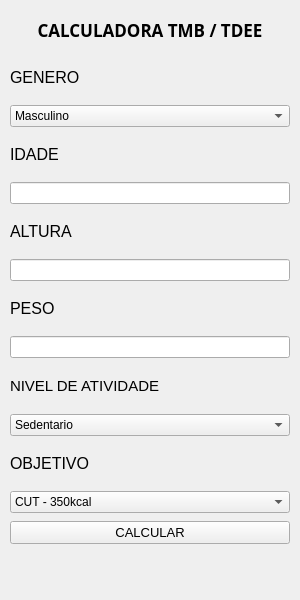
<?xml version="1.0" encoding="UTF-8"?>
<ui version="4.0">
 <class>Calculadora_TMB_TDEE</class>
 <widget class="QWidget" name="Calculadora_TMB_TDEE">
  <property name="geometry">
   <rect>
    <x>0</x>
    <y>0</y>
    <width>300</width>
    <height>600</height>
   </rect>
  </property>
  <property name="minimumSize">
   <size>
    <width>300</width>
    <height>600</height>
   </size>
  </property>
  <property name="maximumSize">
   <size>
    <width>300</width>
    <height>600</height>
   </size>
  </property>
  <property name="windowTitle">
   <string>Calculadora TMB / TDEE</string>
  </property>
  <widget class="QWidget" name="verticalLayoutWidget">
   <property name="geometry">
    <rect>
     <x>0</x>
     <y>0</y>
     <width>429</width>
     <height>601</height>
    </rect>
   </property>
   <layout class="QVBoxLayout" name="verticalLayout" stretch="0,0,0,0,0,0,0,0,0,0,0,0,0,0,0">
    <property name="spacing">
     <number>8</number>
    </property>
    <property name="sizeConstraint">
     <enum>QLayout::SetMinimumSize</enum>
    </property>
    <property name="leftMargin">
     <number>10</number>
    </property>
    <property name="topMargin">
     <number>10</number>
    </property>
    <property name="rightMargin">
     <number>10</number>
    </property>
    <property name="bottomMargin">
     <number>10</number>
    </property>
    <item>
     <widget class="QLabel" name="titulo">
      <property name="minimumSize">
       <size>
        <width>280</width>
        <height>0</height>
       </size>
      </property>
      <property name="maximumSize">
       <size>
        <width>250</width>
        <height>16777215</height>
       </size>
      </property>
      <property name="font">
       <font>
        <family>Arial Black</family>
        <pointsize>13</pointsize>
        <italic>false</italic>
        <bold>true</bold>
        <underline>false</underline>
       </font>
      </property>
      <property name="text">
       <string>CALCULADORA TMB / TDEE</string>
      </property>
      <property name="alignment">
       <set>Qt::AlignCenter</set>
      </property>
     </widget>
    </item>
    <item>
     <widget class="QLabel" name="genero">
      <property name="font">
       <font>
        <pointsize>12</pointsize>
       </font>
      </property>
      <property name="text">
       <string>GENERO</string>
      </property>
     </widget>
    </item>
    <item>
     <widget class="QComboBox" name="input_genero">
      <property name="minimumSize">
       <size>
        <width>280</width>
        <height>0</height>
       </size>
      </property>
      <property name="maximumSize">
       <size>
        <width>250</width>
        <height>16777215</height>
       </size>
      </property>
      <property name="font">
       <font>
        <pointsize>9</pointsize>
       </font>
      </property>
      <item>
       <property name="text">
        <string>Masculino</string>
       </property>
      </item>
      <item>
       <property name="text">
        <string>Feminino</string>
       </property>
      </item>
     </widget>
    </item>
    <item>
     <widget class="QLabel" name="idade">
      <property name="minimumSize">
       <size>
        <width>100</width>
        <height>0</height>
       </size>
      </property>
      <property name="font">
       <font>
        <pointsize>12</pointsize>
       </font>
      </property>
      <property name="text">
       <string>IDADE</string>
      </property>
     </widget>
    </item>
    <item>
     <widget class="QLineEdit" name="input_idade">
      <property name="minimumSize">
       <size>
        <width>280</width>
        <height>0</height>
       </size>
      </property>
      <property name="maximumSize">
       <size>
        <width>250</width>
        <height>16777215</height>
       </size>
      </property>
     </widget>
    </item>
    <item>
     <widget class="QLabel" name="altura">
      <property name="minimumSize">
       <size>
        <width>100</width>
        <height>0</height>
       </size>
      </property>
      <property name="font">
       <font>
        <pointsize>12</pointsize>
       </font>
      </property>
      <property name="text">
       <string>ALTURA</string>
      </property>
     </widget>
    </item>
    <item>
     <widget class="QLineEdit" name="input_altura">
      <property name="minimumSize">
       <size>
        <width>280</width>
        <height>0</height>
       </size>
      </property>
      <property name="maximumSize">
       <size>
        <width>250</width>
        <height>16777215</height>
       </size>
      </property>
     </widget>
    </item>
    <item>
     <widget class="QLabel" name="peso">
      <property name="minimumSize">
       <size>
        <width>100</width>
        <height>0</height>
       </size>
      </property>
      <property name="font">
       <font>
        <pointsize>12</pointsize>
       </font>
      </property>
      <property name="text">
       <string>PESO</string>
      </property>
     </widget>
    </item>
    <item>
     <widget class="QLineEdit" name="input_peso">
      <property name="minimumSize">
       <size>
        <width>280</width>
        <height>0</height>
       </size>
      </property>
      <property name="maximumSize">
       <size>
        <width>250</width>
        <height>16777215</height>
       </size>
      </property>
     </widget>
    </item>
    <item>
     <widget class="QLabel" name="atividade">
      <property name="font">
       <font>
        <pointsize>11</pointsize>
       </font>
      </property>
      <property name="text">
       <string>NIVEL DE ATIVIDADE</string>
      </property>
     </widget>
    </item>
    <item>
     <widget class="QComboBox" name="input_atividade">
      <property name="minimumSize">
       <size>
        <width>280</width>
        <height>0</height>
       </size>
      </property>
      <property name="maximumSize">
       <size>
        <width>250</width>
        <height>16777215</height>
       </size>
      </property>
      <property name="font">
       <font>
        <pointsize>9</pointsize>
       </font>
      </property>
      <item>
       <property name="text">
        <string>Sedentario</string>
       </property>
      </item>
      <item>
       <property name="text">
        <string>Trabalho Sedentario + Desporto Pouco Intenso</string>
       </property>
      </item>
      <item>
       <property name="text">
        <string>Trabalho Sedentario + Desporto Muito Intenso</string>
       </property>
      </item>
      <item>
       <property name="text">
        <string>Trabalho Sedentario + Desporto de Alta Competição</string>
       </property>
      </item>
      <item>
       <property name="text">
        <string>Trabalho Sedentario + Culturismo Iniciante</string>
       </property>
      </item>
      <item>
       <property name="text">
        <string>Trabalho Sedentario + Culturismo Intermedio</string>
       </property>
      </item>
      <item>
       <property name="text">
        <string>Trabalho Fisico + Hipertrofia Intenso + Cardio 30 Min</string>
       </property>
      </item>
      <item>
       <property name="text">
        <string>Trabalho Fisico + Hipertrofia Intenso + Cardio 30 Min</string>
       </property>
      </item>
     </widget>
    </item>
    <item>
     <widget class="QLabel" name="peso_2">
      <property name="minimumSize">
       <size>
        <width>100</width>
        <height>0</height>
       </size>
      </property>
      <property name="font">
       <font>
        <pointsize>12</pointsize>
       </font>
      </property>
      <property name="text">
       <string>OBJETIVO</string>
      </property>
     </widget>
    </item>
    <item>
     <widget class="QComboBox" name="input_obj">
      <property name="minimumSize">
       <size>
        <width>280</width>
        <height>0</height>
       </size>
      </property>
      <property name="maximumSize">
       <size>
        <width>250</width>
        <height>16777215</height>
       </size>
      </property>
      <property name="font">
       <font>
        <pointsize>9</pointsize>
       </font>
      </property>
      <item>
       <property name="text">
        <string>CUT - 350kcal</string>
       </property>
      </item>
      <item>
       <property name="text">
        <string>BODY RECOMP - 250kcal</string>
       </property>
      </item>
      <item>
       <property name="text">
        <string>BULK + 350 kcal</string>
       </property>
      </item>
     </widget>
    </item>
    <item>
     <widget class="QPushButton" name="calcular">
      <property name="minimumSize">
       <size>
        <width>280</width>
        <height>0</height>
       </size>
      </property>
      <property name="maximumSize">
       <size>
        <width>250</width>
        <height>16777215</height>
       </size>
      </property>
      <property name="font">
       <font>
        <pointsize>10</pointsize>
       </font>
      </property>
      <property name="text">
       <string>CALCULAR</string>
      </property>
     </widget>
    </item>
    <item>
     <widget class="QLabel" name="output_resultado">
      <property name="text">
       <string/>
      </property>
     </widget>
    </item>
   </layout>
  </widget>
 </widget>
 <resources/>
 <connections/>
</ui>
